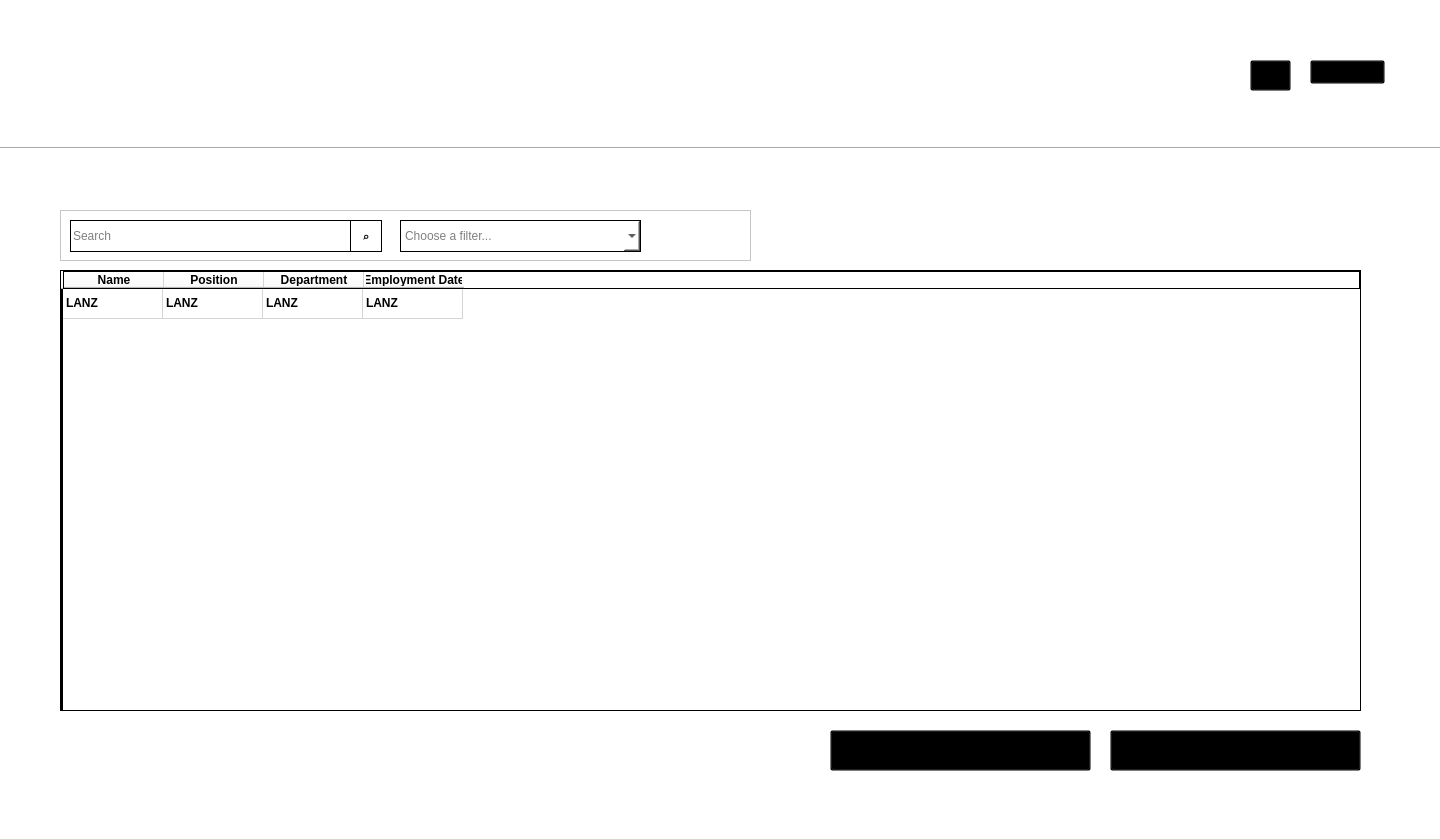
<?xml version="1.0" encoding="UTF-8"?>
<ui version="4.0">
 <class>MainWindow</class>
 <widget class="QMainWindow" name="MainWindow">
  <property name="geometry">
   <rect>
    <x>0</x>
    <y>0</y>
    <width>1440</width>
    <height>839</height>
   </rect>
  </property>
  <property name="windowTitle">
   <string>Dashboard</string>
  </property>
  <property name="styleSheet">
   <string notr="true">background-color: white;
color: black;</string>
  </property>
  <widget class="QWidget" name="centralwidget">
   <widget class="QLabel" name="label">
    <property name="geometry">
     <rect>
      <x>30</x>
      <y>30</y>
      <width>91</width>
      <height>81</height>
     </rect>
    </property>
    <property name="styleSheet">
     <string notr="true">background-color: rgba(0, 0, 0, 0);</string>
    </property>
    <property name="text">
     <string/>
    </property>
    <property name="pixmap">
     <pixmap resource="images/resources.qrc">:/images/logo_silliman.png</pixmap>
    </property>
    <property name="scaledContents">
     <bool>true</bool>
    </property>
   </widget>
   <widget class="QLabel" name="label_3">
    <property name="geometry">
     <rect>
      <x>150</x>
      <y>30</y>
      <width>161</width>
      <height>41</height>
     </rect>
    </property>
    <property name="styleSheet">
     <string notr="true">background-color: rgba(0, 0, 0, 0);</string>
    </property>
    <property name="text">
     <string/>
    </property>
    <property name="pixmap">
     <pixmap resource="images/resources.qrc">:/images/title2_header1.png</pixmap>
    </property>
    <property name="scaledContents">
     <bool>false</bool>
    </property>
   </widget>
   <widget class="Line" name="line">
    <property name="geometry">
     <rect>
      <x>-10</x>
      <y>140</y>
      <width>1461</width>
      <height>16</height>
     </rect>
    </property>
    <property name="orientation">
     <enum>Qt::Horizontal</enum>
    </property>
   </widget>
   <widget class="QLabel" name="label_2">
    <property name="geometry">
     <rect>
      <x>0</x>
      <y>-10</y>
      <width>1451</width>
      <height>161</height>
     </rect>
    </property>
    <property name="text">
     <string/>
    </property>
    <property name="pixmap">
     <pixmap resource="images/resources.qrc">:/images/background2_header.png</pixmap>
    </property>
    <property name="scaledContents">
     <bool>true</bool>
    </property>
   </widget>
   <widget class="QLabel" name="label_4">
    <property name="geometry">
     <rect>
      <x>150</x>
      <y>90</y>
      <width>271</width>
      <height>16</height>
     </rect>
    </property>
    <property name="text">
     <string/>
    </property>
    <property name="pixmap">
     <pixmap resource="images/resources.qrc">:/images/title2_header2.png</pixmap>
    </property>
   </widget>
   <widget class="QPushButton" name="pushButton">
    <property name="geometry">
     <rect>
      <x>1250</x>
      <y>60</y>
      <width>41</width>
      <height>31</height>
     </rect>
    </property>
    <property name="cursor">
     <cursorShape>PointingHandCursor</cursorShape>
    </property>
    <property name="styleSheet">
     <string notr="true">background-color: rgba(0, 0, 0, 0);</string>
    </property>
    <property name="text">
     <string/>
    </property>
    <property name="icon">
     <iconset resource="images/resources.qrc">
      <normaloff>:/images/button_home.png</normaloff>:/images/button_home.png</iconset>
    </property>
    <property name="iconSize">
     <size>
      <width>256</width>
      <height>256</height>
     </size>
    </property>
   </widget>
   <widget class="QPushButton" name="pushButton_2">
    <property name="geometry">
     <rect>
      <x>1310</x>
      <y>60</y>
      <width>75</width>
      <height>24</height>
     </rect>
    </property>
    <property name="cursor">
     <cursorShape>PointingHandCursor</cursorShape>
    </property>
    <property name="styleSheet">
     <string notr="true">background-color: rgba(0, 0, 0, 0);</string>
    </property>
    <property name="text">
     <string/>
    </property>
    <property name="icon">
     <iconset resource="images/resources.qrc">
      <normaloff>:/images/button_logout.png</normaloff>:/images/button_logout.png</iconset>
    </property>
    <property name="iconSize">
     <size>
      <width>500</width>
      <height>500</height>
     </size>
    </property>
   </widget>
   <widget class="QPushButton" name="pushButton_3">
    <property name="geometry">
     <rect>
      <x>1110</x>
      <y>730</y>
      <width>251</width>
      <height>41</height>
     </rect>
    </property>
    <property name="cursor">
     <cursorShape>PointingHandCursor</cursorShape>
    </property>
    <property name="styleSheet">
     <string notr="true">background-color: rgba(0, 0, 0, 0);</string>
    </property>
    <property name="text">
     <string/>
    </property>
    <property name="icon">
     <iconset resource="images/resources.qrc">
      <normaloff>:/images/button_archived-records.png</normaloff>:/images/button_archived-records.png</iconset>
    </property>
    <property name="iconSize">
     <size>
      <width>500</width>
      <height>500</height>
     </size>
    </property>
   </widget>
   <widget class="QPushButton" name="pushButton_4">
    <property name="geometry">
     <rect>
      <x>830</x>
      <y>730</y>
      <width>261</width>
      <height>41</height>
     </rect>
    </property>
    <property name="cursor">
     <cursorShape>PointingHandCursor</cursorShape>
    </property>
    <property name="styleSheet">
     <string notr="true">background-color: rgba(0, 0, 0, 0);</string>
    </property>
    <property name="text">
     <string/>
    </property>
    <property name="icon">
     <iconset resource="images/resources.qrc">
      <normaloff>:/images/button_add-new-record.png</normaloff>:/images/button_add-new-record.png</iconset>
    </property>
    <property name="iconSize">
     <size>
      <width>500</width>
      <height>500</height>
     </size>
    </property>
   </widget>
   <widget class="QLabel" name="label_5">
    <property name="geometry">
     <rect>
      <x>60</x>
      <y>180</y>
      <width>261</width>
      <height>16</height>
     </rect>
    </property>
    <property name="styleSheet">
     <string notr="true">background-color: rgba(0, 0, 0, 0);</string>
    </property>
    <property name="text">
     <string/>
    </property>
    <property name="pixmap">
     <pixmap resource="images/resources.qrc">:/images/title2_header3.png</pixmap>
    </property>
   </widget>
   <widget class="QWidget" name="widget" native="true">
    <property name="geometry">
     <rect>
      <x>60</x>
      <y>270</y>
      <width>1301</width>
      <height>441</height>
     </rect>
    </property>
    <property name="styleSheet">
     <string notr="true">background-color: white;
color: black;
font-weight: bold;
border: 1px solid black;</string>
    </property>
    <widget class="QTableWidget" name="tableWidget">
     <property name="geometry">
      <rect>
       <x>0</x>
       <y>0</y>
       <width>1301</width>
       <height>441</height>
      </rect>
     </property>
     <property name="styleSheet">
      <string notr="true"/>
     </property>
     <row>
      <property name="text">
       <string/>
      </property>
     </row>
     <column>
      <property name="text">
       <string>Name</string>
      </property>
     </column>
     <column>
      <property name="text">
       <string>Position</string>
      </property>
     </column>
     <column>
      <property name="text">
       <string>Department</string>
      </property>
     </column>
     <column>
      <property name="text">
       <string>Employment Date</string>
      </property>
     </column>
     <item row="0" column="0">
      <property name="text">
       <string>LANZ</string>
      </property>
     </item>
     <item row="0" column="1">
      <property name="text">
       <string>LANZ</string>
      </property>
     </item>
     <item row="0" column="2">
      <property name="text">
       <string>LANZ</string>
      </property>
     </item>
     <item row="0" column="3">
      <property name="text">
       <string>LANZ</string>
      </property>
     </item>
    </widget>
   </widget>
   <widget class="QFrame" name="frame">
    <property name="geometry">
     <rect>
      <x>60</x>
      <y>210</y>
      <width>691</width>
      <height>51</height>
     </rect>
    </property>
    <property name="styleSheet">
     <string notr="true">background-color: white;</string>
    </property>
    <property name="frameShape">
     <enum>QFrame::StyledPanel</enum>
    </property>
    <property name="frameShadow">
     <enum>QFrame::Raised</enum>
    </property>
    <widget class="QLineEdit" name="lineEdit">
     <property name="geometry">
      <rect>
       <x>10</x>
       <y>10</y>
       <width>281</width>
       <height>32</height>
      </rect>
     </property>
     <property name="styleSheet">
      <string notr="true">border: 1px solid black;
color: black;
background-color: white;</string>
     </property>
     <property name="placeholderText">
      <string>Search</string>
     </property>
    </widget>
    <widget class="QComboBox" name="comboBox">
     <property name="geometry">
      <rect>
       <x>340</x>
       <y>10</y>
       <width>241</width>
       <height>32</height>
      </rect>
     </property>
     <property name="styleSheet">
      <string notr="true">border: 1px solid black;</string>
     </property>
     <property name="placeholderText">
      <string>Choose a filter...</string>
     </property>
    </widget>
    <widget class="QPushButton" name="pushButton_5">
     <property name="geometry">
      <rect>
       <x>290</x>
       <y>10</y>
       <width>32</width>
       <height>32</height>
      </rect>
     </property>
     <property name="font">
      <font>
       <pointsize>-1</pointsize>
       <bold>true</bold>
      </font>
     </property>
     <property name="cursor">
      <cursorShape>PointingHandCursor</cursorShape>
     </property>
     <property name="styleSheet">
      <string notr="true">background-color: white;
color: black;
font-weight: bolder;
font-size: 12px;
border: 1px solid black;</string>
     </property>
     <property name="text">
      <string>⌕</string>
     </property>
    </widget>
   </widget>
   <zorder>label_2</zorder>
   <zorder>label</zorder>
   <zorder>label_3</zorder>
   <zorder>line</zorder>
   <zorder>label_4</zorder>
   <zorder>pushButton</zorder>
   <zorder>pushButton_2</zorder>
   <zorder>pushButton_3</zorder>
   <zorder>pushButton_4</zorder>
   <zorder>label_5</zorder>
   <zorder>widget</zorder>
   <zorder>frame</zorder>
  </widget>
  <widget class="QStatusBar" name="statusbar"/>
 </widget>
 <resources>
  <include location="images/resources.qrc"/>
 </resources>
 <connections/>
</ui>
